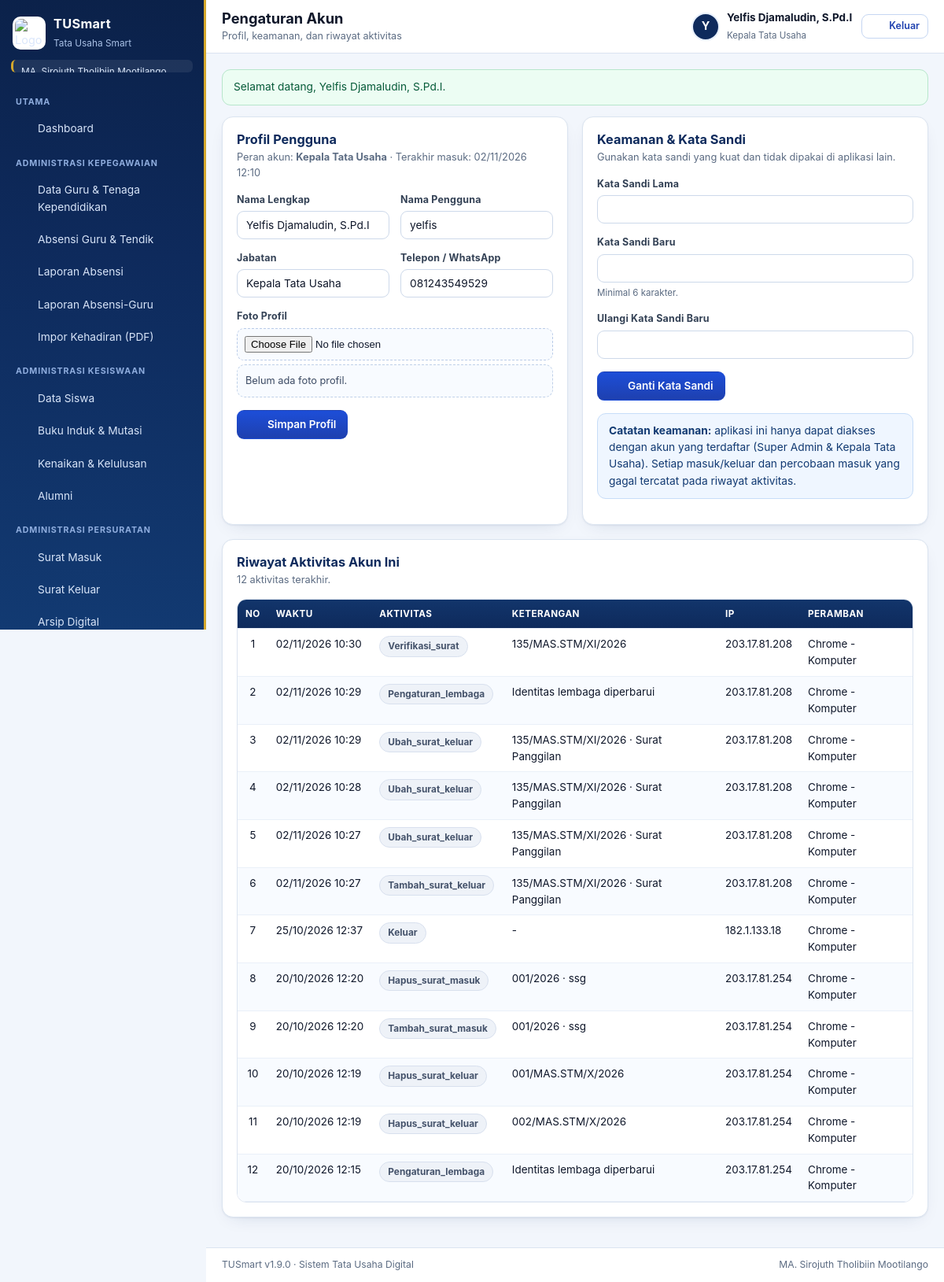
The page /pengaturan_akun.php (signed in) on the database its author committed.
### tables this page shows
CREATE TABLE users (
    id INTEGER PRIMARY KEY AUTOINCREMENT,
    username TEXT NOT NULL UNIQUE,
    nama TEXT NOT NULL,
    password TEXT NOT NULL,
    role TEXT NOT NULL DEFAULT 'kepala_tu',
    jabatan TEXT,
    telepon TEXT,
    foto TEXT,
    aktif INTEGER NOT NULL DEFAULT 1,
    dibuat TEXT,
    terakhir TEXT
);

CREATE TABLE log_aktivitas (
    id INTEGER PRIMARY KEY AUTOINCREMENT,
    user_id INTEGER,
    nama TEXT,
    role TEXT,
    aktivitas TEXT NOT NULL,
    keterangan TEXT,
    ip TEXT,
    peramban TEXT,
    waktu TEXT
);

### pengaturan_akun.php (the view, shortened to what this page needs)
<?php
require_login();
$u = current_user();
$riwayat = semua('SELECT * FROM log_aktivitas WHERE user_id = ? ORDER BY waktu DESC, id DESC LIMIT 12', [(int) $u['id']]);
$u = current_user();
page_top('Pengaturan Akun', 'Profil, keamanan, dan riwayat aktivitas');
?>
<div class="grid g2">
  <section class="card">
    <div class="card-kepala"><div><h2>Profil Pengguna</h2><p class="card-ket">Peran akun: <b><?= e(role_label()) ?></b> · Terakhir masuk: <?= e(waktu_id($u['terakhir'] ?? '')) ?></p></div></div>
    <form method="post" enctype="multipart/form-data">
      <div class="form-grid f2">
        <div class="medan"><label for="nama">Nama Lengkap</label><input type="text" id="nama" name="nama" value="<?= e($u['nama']) ?>" required maxlength="120"></div>
        <div class="medan"><label for="username">Nama Pengguna</label><input type="text" id="username" name="username" value="<?= e($u['username']) ?>" required maxlength="40"></div>
        <div class="medan"><label for="jabatan">Jabatan</label><input type="text" id="jabatan" name="jabatan" value="<?= e($u['jabatan'] ?? '') ?>" maxlength="80"></div>
        <div class="medan"><label for="telepon">Telepon / WhatsApp</label><input type="text" id="telepon" name="telepon" value="<?= e($u['telepon'] ?? '') ?>" maxlength="40"></div>
        <div class="medan" style="grid-column:1/-1"><label for="foto">Foto Profil</label>
          <input type="file" id="foto" name="foto" accept="image/*" data-pratinjau="#pratinjauFoto">
          <div class="pratinjau" id="pratinjauFoto">
            <?php if (!empty($u['foto'])): ?><img src="<?= e($u['foto']) ?>" alt="Foto profil"><?php else: ?>Belum ada foto profil.<?php endif; ?>
          </div>
        </div>
      </div>
      <div class="tombol-baris mt16"><button class="btn" type="submit"><?= ikon('cek') ?> Simpan Profil</button></div>
    </form>
  </section>
  <section class="card">
    <div class="card-kepala"><div><h2>Keamanan &amp; Kata Sandi</h2><p class="card-ket">Gunakan kata sandi yang kuat dan tidak dipakai di aplikasi lain.</p></div></div>
    <form method="post" autocomplete="off">
      <div class="form-grid">
        <div class="medan"><label for="sandi_lama">Kata Sandi Lama</label><input type="password" id="sandi_lama" name="sandi_lama" required autocomplete="current-password"></div>
        <div class="medan"><label for="sandi_baru">Kata Sandi Baru</label><input type="password" id="sandi_baru" name="sandi_baru" required minlength="6" autocomplete="new-password">
          <span class="petunjuk">Minimal 6 karakter.</span></div>
        <div class="medan"><label for="sandi_ulang">Ulangi Kata Sandi Baru</label><input type="password" id="sandi_ulang" name="sandi_ulang" required minlength="6" autocomplete="new-password"></div>
      </div>
      <div class="tombol-baris mt16"><button class="btn" type="submit"><?= ikon('kunci') ?> Ganti Kata Sandi</button></div>
    </form>
    <div class="alert alert-info mt16 mb0">
      <div><b>Catatan keamanan:</b> aplikasi ini hanya dapat diakses dengan akun yang terdaftar (Super Admin &amp; Kepala Tata Usaha).
        Setiap masuk/keluar dan percobaan masuk yang gagal tercatat pada riwayat aktivitas.</div>
    </div>
  </section>
</div>
<section class="card">
  <div class="card-kepala"><div><h2>Riwayat Aktivitas Akun Ini</h2><p class="card-ket">12 aktivitas terakhir.</p></div></div>
  <?php if (!$riwayat): ?>
    <div class="kosong">Belum ada aktivitas tercatat.</div>
  <?php else: ?>
    <div class="tabel-bungkus">
      <table class="tbl">
        <thead><tr><th class="tengah" style="width:38px">No</th><th>Waktu</th><th>Aktivitas</th><th>Keterangan</th><th>IP</th><th>Peramban</th></tr></thead>
        <tbody>
        <?php foreach ($riwayat as $i => $r): ?>
          <tr><td class="tengah"><?= $i + 1 ?></td><td class="nowrap"><?= e(waktu_id($r['waktu'])) ?></td>
            <td><span class="chip <?= $r['aktivitas'] === 'gagal' ? 'merah' : ($r['aktivitas'] === 'masuk' ? 'hijau' : 'mut') ?>"><?= e(ucfirst($r['aktivitas'])) ?></span></td>
            <td><?= e($r['keterangan'] ?: '-') ?></td><td><?= e($r['ip'] ?: '-') ?></td><td><?= e($r['peramban'] ?: '-') ?></td></tr>
        <?php endforeach; ?>
        </tbody>
      </table>
    </div>
  <?php endif; ?>
</section>
<?php page_bottom(); ?>

### inc/layout.php (shortened to what this page needs)
<?php
function ikon(string $nama, string $kelas = ''): string
{
    $isi = $p[$nama] ?? $p['cek'];
    return '<svg class="ico' . ($kelas !== '' ? ' ' . $kelas : '') . '" viewBox="0 0 24 24" fill="none" stroke="currentColor" stroke-width="1.7" stroke-linecap="round" stroke-linejoin="round" aria-hidden="true">' . $isi . '</svg>';
}
function menu_sidebar(): array
{
    return [
        ['Utama', [
            ['index.php', 'Dashboard', 'dashboard', false],
        ]],
        ['Administrasi Kepegawaian', [
            ['guru.php', 'Data Guru & Tenaga Kependidikan', 'guru', false],
            ['absensi_guru.php', 'Absensi Guru & Tendik', 'absen', false],
            ['laporan_absensi.php', 'Laporan Absensi', 'cetak', false],
            ['laporan_absensi_guru.php', 'Laporan Absensi-Guru', 'absen', false],
            ['absensi_impor.php', 'Impor Kehadiran (PDF)', 'unggah', false],
        ]],
        ['Administrasi Kesiswaan', [
            ['siswa.php', 'Data Siswa', 'siswa', false],
            ['buku_induk.php', 'Buku Induk & Mutasi', 'buku', false],
            ['kenaikan.php', 'Kenaikan & Kelulusan', 'buku', false],
            ['alumni.php', 'Alumni', 'pengguna', false],
        ]],
        ['Administrasi Persuratan', [
            ['surat_masuk.php', 'Surat Masuk', 'surat_masuk', false],
            ['surat_keluar.php', 'Surat Keluar', 'surat_keluar', false],
            ['arsip.php', 'Arsip Digital', 'arsip', false],
        ]],
        ['Administrasi Sarana Prasarana', [
            ['sarpras.php', 'Inventaris Sarpras', 'sarpras', false],
            ['perpustakaan.php', 'Inventaris Perpustakaan', 'buku', false],
        ]],
        ['Administrasi Rapat', [
            ['notulen.php', 'Notulen Rapat', 'notulen', false],
        ]],
        ['Pengaturan', [
            ['pengaturan_akun.php', 'Pengaturan Akun', 'akun', false],
            ['pengguna.php', 'Manajemen Pengguna', 'pengguna', true],
            ['pengaturan_lembaga.php', 'Pengaturan Data Lembaga', 'lembaga', false],
        ]],
    ];
}
function halaman_aktif(): string
{
    return basename((string) ($_SERVER['SCRIPT_NAME'] ?? 'index.php'));
}
function page_top(string $judul, string $subjudul = ''): void
{
    $u = current_user();
    $aktif = halaman_aktif();
    $lembaga = lembaga_nama();
    $logo = setting('logo');
    ?><!DOCTYPE html>
<html lang="id">
<head>
<link rel="stylesheet" href="assets/style.css?v=<?= e(APP_VERSION) ?>">
</head>
<body>
<div class="kerangka">
  <aside class="sidebar" id="sidebar">
    <div class="merek">
      <?php if ($logo !== ''): ?>
        <img class="merek-logo" src="<?= e($logo) ?>" alt="Logo <?= e($lembaga) ?>">
      <?php else: ?>
        <span class="merek-logo merek-huruf">TU</span>
      <?php endif; ?>
      <div class="merek-teks">
        <strong><?= e(APP_NAME) ?></strong>
        <small>Tata Usaha Smart</small>
      </div>
    </div>
    <div class="merek-lembaga" title="<?= e($lembaga) ?>"><?= e($lembaga) ?></div>
    <nav class="nav" aria-label="Menu aplikasi">
      <?php foreach (menu_sidebar() as [$seksi, $item]): ?>
        <?php
        $tampil = [];
        foreach ($item as $it) {
            if (!empty($it[3]) && !is_super()) { continue; }
            $tampil[] = $it;
        }
        ?>
        <div class="nav-seksi"><?= e($seksi) ?></div>
        <?php foreach ($tampil as [$berkas, $label, $ic, ]): ?>
          <a class="nav-item<?= $aktif === $berkas ? ' on' : '' ?>" href="<?= e($berkas) ?>">
            <?= ikon($ic) ?><span><?= e($label) ?></span>
          </a>
        <?php endforeach; ?>
      <?php endforeach; ?>
    </nav>
  </aside>
  <div class="utama">
    <header class="topbar">
      <div class="topbar-judul">
        <h1><?= e($judul) ?></h1>
        <?php if ($subjudul !== ''): ?><p><?= e($subjudul) ?></p><?php endif; ?>
      </div>
      <div class="topbar-kanan">
        <div class="pengguna">
          <?php $foto = (string) ($u['foto'] ?? ''); ?>
          <?php if ($foto !== ''): ?>
            <img class="avatar" src="<?= e($foto) ?>" alt="Foto <?= e($u['nama'] ?? '') ?>">
          <?php else: ?>
            <span class="avatar avatar-huruf"><?= e(strtoupper(substr((string) ($u['nama'] ?? 'U'), 0, 1))) ?></span>
          <?php endif; ?>
          <div class="pengguna-teks">
            <strong><?= e($u['nama'] ?? '') ?></strong>
            <small><?= e(role_label()) ?></small>
          </div>
        </div>
        <a class="btn btn-garis btn-kecil" href="logout.php" data-konfirmasi="Keluar dari aplikasi sekarang?"><?= ikon('keluar') ?> Keluar</a>
      </div>
    </header>
    <main class="konten" id="konten">
      <?= flash_render() ?>
<?php
}
function page_bottom(): void
{
    ?>
    </main>
    <footer class="kaki">
      <span><?= e(APP_NAME) ?> v<?= e(APP_VERSION) ?> · Sistem Tata Usaha Digital</span>
      <span><?= e(lembaga_nama()) ?></span>
    </footer>
  </div>
</div>
</body>
</html>
<?php
}

### rows shown on the page
users: nama "Y", nama "Yelfis Djamaludin, S.Pd.I", terakhir "02/11/2026 12:10", username "yelfis", jabatan "Kepala Tata Usaha", telepon "081243549529"
log_aktivitas: waktu "02/11/2026 10:30", aktivitas "Verifikasi_surat", keterangan "135/MAS.STM/XI/2026", ip "203.17.81.208", peramban "Chrome - Komputer"
log_aktivitas: waktu "02/11/2026 10:29", aktivitas "Pengaturan_lembaga", keterangan "Identitas lembaga diperbarui", ip "203.17.81.208", peramban "Chrome - Komputer"
log_aktivitas: waktu "02/11/2026 10:29", aktivitas "Ubah_surat_keluar", keterangan "135/MAS.STM/XI/2026 · Surat Panggilan", ip "203.17.81.208", peramban "Chrome - Komputer"
log_aktivitas: waktu "02/11/2026 10:28", aktivitas "Ubah_surat_keluar", keterangan "135/MAS.STM/XI/2026 · Surat Panggilan", ip "203.17.81.208", peramban "Chrome - Komputer"
log_aktivitas: waktu "02/11/2026 10:27", aktivitas "Ubah_surat_keluar", keterangan "135/MAS.STM/XI/2026 · Surat Panggilan", ip "203.17.81.208", peramban "Chrome - Komputer"
log_aktivitas: waktu "02/11/2026 10:27", aktivitas "Tambah_surat_keluar", keterangan "135/MAS.STM/XI/2026 · Surat Panggilan", ip "203.17.81.208", peramban "Chrome - Komputer"
log_aktivitas: waktu "25/10/2026 12:37", aktivitas "Keluar", keterangan "-", ip "182.1.133.18", peramban "Chrome - Komputer"
log_aktivitas: waktu "20/10/2026 12:20", aktivitas "Hapus_surat_masuk", keterangan "001/2026 · ssg", ip "203.17.81.254", peramban "Chrome - Komputer"
log_aktivitas: waktu "20/10/2026 12:20", aktivitas "Tambah_surat_masuk", keterangan "001/2026 · ssg", ip "203.17.81.254", peramban "Chrome - Komputer"
log_aktivitas: waktu "20/10/2026 12:19", aktivitas "Hapus_surat_keluar", keterangan "001/MAS.STM/X/2026", ip "203.17.81.254", peramban "Chrome - Komputer"
log_aktivitas: waktu "20/10/2026 12:19", aktivitas "Hapus_surat_keluar", keterangan "002/MAS.STM/X/2026", ip "203.17.81.254", peramban "Chrome - Komputer"
log_aktivitas: waktu "20/10/2026 12:15", aktivitas "Pengaturan_lembaga", keterangan "Identitas lembaga diperbarui", ip "203.17.81.254", peramban "Chrome - Komputer"

### other values the page prints
APP_NAME "TUSmart"
$seksi "UTAMA"
$label "Dashboard"
$seksi "ADMINISTRASI KEPEGAWAIAN"
$label "Data Guru & Tenaga Kependidikan"
$label "Absensi Guru & Tendik"
$label "Laporan Absensi"
$label "Laporan Absensi-Guru"
$label "Impor Kehadiran (PDF)"
$seksi "ADMINISTRASI KESISWAAN"
$label "Data Siswa"
$label "Buku Induk & Mutasi"
$label "Kenaikan & Kelulusan"
$label "Alumni"
$seksi "ADMINISTRASI PERSURATAN"
